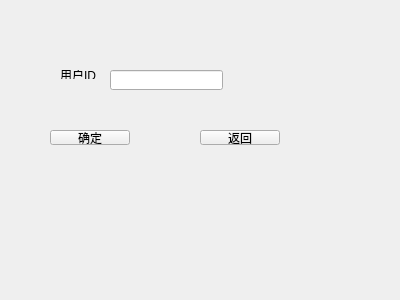
<?xml version="1.0" encoding="UTF-8"?>
<ui version="4.0">
 <class>finduser</class>
 <widget class="QWidget" name="finduser">
  <property name="geometry">
   <rect>
    <x>0</x>
    <y>0</y>
    <width>400</width>
    <height>300</height>
   </rect>
  </property>
  <property name="windowTitle">
   <string>Form</string>
  </property>
  <widget class="QLabel" name="label">
   <property name="geometry">
    <rect>
     <x>60</x>
     <y>70</y>
     <width>41</width>
     <height>9</height>
    </rect>
   </property>
   <property name="text">
    <string>用户ID</string>
   </property>
  </widget>
  <widget class="QLineEdit" name="lineEdit">
   <property name="geometry">
    <rect>
     <x>110</x>
     <y>70</y>
     <width>113</width>
     <height>20</height>
    </rect>
   </property>
  </widget>
  <widget class="QPushButton" name="pushButton">
   <property name="geometry">
    <rect>
     <x>50</x>
     <y>130</y>
     <width>80</width>
     <height>15</height>
    </rect>
   </property>
   <property name="text">
    <string>确定</string>
   </property>
  </widget>
  <widget class="QPushButton" name="pushButton_2">
   <property name="geometry">
    <rect>
     <x>200</x>
     <y>130</y>
     <width>80</width>
     <height>15</height>
    </rect>
   </property>
   <property name="text">
    <string>返回</string>
   </property>
  </widget>
 </widget>
 <resources/>
 <connections/>
</ui>
